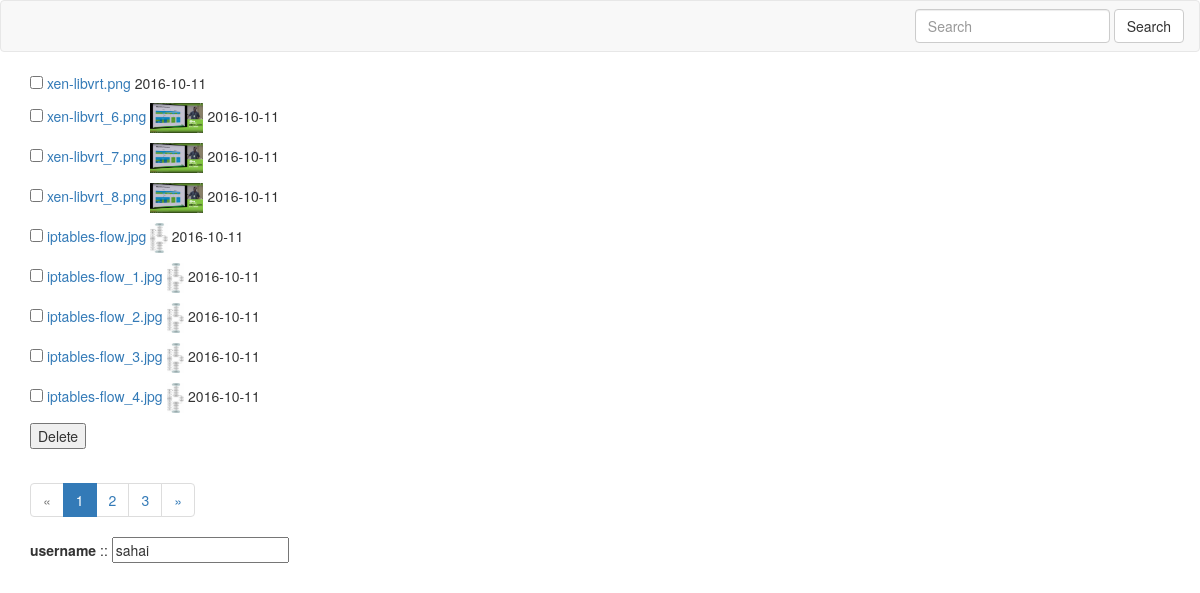
Page /list on the committed database.
### models.py (models this page shows, shortened)
class PostPic(db.Model):
    __tablename__ = "postpic"
    id = db.Column(db.Integer, primary_key=True)
    image = db.Column(db.String(255))
    link = db.Column(db.String(300))
    publish_date = db.Column(db.DateTime())
    @property
    def imgsrc(self):
        return upload_images.url(self.image)

### view.py (the view, shortened to what this page needs)
@app.route('/list', methods=["GET", "POST"])
def list():
    post = {
            "username" : "sahai",
            'email': "sahai@yahoo.com",
            'country_code': 64210,
        }
    objpost =  Dic2obj(**post)
    form = ListForm(request.form, obj=objpost )
    page =  request.args.get('page', type=int, default=1)
    data = PostPic.query.order_by(PostPic.id).paginate(page, list_per_page, error_out=False)
    if   int(data.pages) <  int(page):
        return redirect ( "%s?page=%s" %( url_for('list'), data.pages ) )
    return render_template('list.html', data=data, form=form)

### forms.py
class ListForm(Form):
	username = StringField ("username", validators=[DataRequired()])
	email = StringField("email", validators=[Email()])
	country_code = IntegerField('country Code', validators=[DataRequired()])
	language = SelectField(u'Programming Language', choices=[('cpp', 'C++'), ('py', 'Python'), ('text', 'Plain Text')])
	available = SelectMultipleField('Available', choices=[('1','1'),('2','2')])

### templates/list.html (shortened to what this page needs)
{% extends  "base.html" %}
{% block content %}
	{% from "_iter_pageshelp.html" import render_pagination %}
	<form action="" method="POST">
		{% for lists in data.items %}
			<p>
			<input type="checkbox" name="imageid" value="{{ lists.id }}" >
				{% if lists.link %}
					<a href="{{ url_for('show', path_id=lists.link ) }} "> {{  lists.image }} </a>
					<img src='{{ lists.imgsrc }}' height="30px" />
				{% else %}
					<a href="{{ url_for('show', path_id="aabbccdd" ) }} "> {{  lists.image }} </a>
				{% endif %}
					{{  lists.publish_date.strftime('%Y-%m-%d') }}
			</p>
		{% endfor %}
		<p> <input type="submit" value="Delete"> </p>
</form>
	{{ render_pagination(data, "list") }}
{{ form.username.label }}  :: {{ form.username }}
{% endblock %}

### templates/base.html (shortened to what this page needs)
<html>
<head>
	{% include 'script.html' %}
</head>
<body>
 {% include 'navbar.html' %}
<div class="container">
{% block content %} {% endblock %}
</body>
<html>

### templates/script.html (shortened to what this page needs)
<link href="{{ url_for('static', filename="css/bootstrap.min.css") }}" rel="stylesheet">
<link href='{{ url_for("static", filename="css/fileinput.min.css") }}' media="all" rel="stylesheet" type="text/css" />

### templates/navbar.html
<nav class="navbar navbar-default">
  <div class="container-fluid">
   <form class="navbar-form navbar-right" role="search">
    <div class="form-group">
      <input type="text" class="form-control" placeholder="Search">
    </div>
    <button type="submit" class="btn btn-default">Search</button>
  </form>
  </div>
</nav>

### templates/_iter_pageshelp.html
{% macro render_pagination(pagination, endpoint) %}
<nav aria-label="...">
  <ul class="pagination">
  {% if pagination.has_prev %}
   <li> <a href='{{ url_for(endpoint, page=pagination.prev_num) }}' aria-label="Previous">&laquo;</a> </li>
  {% else %}
    <li class="disabled"><a href="#" aria-label="Previous">
      <span aria-hidden="true">&laquo;</span></a>
    </li>
  {% endif %}
  {%- for page in pagination.iter_pages() %}
    {% if page %}
      {% if page != pagination.page %}
        <li> <a href="{{ url_for(endpoint, page=page) }}">{{ page }}</a> </li>
      {% else %}
        <li class="active"> <span> {{ page }} <span class="sr-only">(current)</span><span> </li>
      {% endif %}
    {% else %}
      <li> <span class=ellipsis>…</span> </li>
    {% endif %}
  {%- endfor %}
  {% if pagination.has_next %}
   <li> <a href='{{ url_for(endpoint, page=pagination.next_num) }}' aria-label="Next"> &raquo;</a></li>
  {% else %}
    <li class="disabled"><a href="#" aria-label="Next">
      <span aria-hidden="true">&raquo;</span></a>
    </li>
  {% endif %}
  </ul>
</nav>
{% endmacro %}

### rows in the picture
PostPic: image "xen-libvrt.png", publish_date "2016-10-11"
PostPic: image "xen-libvrt_6.png", imgsrc (picture), publish_date "2016-10-11"
PostPic: image "xen-libvrt_7.png", imgsrc (picture), publish_date "2016-10-11"
PostPic: image "xen-libvrt_8.png", imgsrc (picture), publish_date "2016-10-11"
PostPic: image "iptables-flow.jpg", imgsrc (picture), publish_date "2016-10-11"
PostPic: image "iptables-flow_1.jpg", imgsrc (picture), publish_date "2016-10-11"
PostPic: image "iptables-flow_2.jpg", imgsrc (picture), publish_date "2016-10-11"
PostPic: image "iptables-flow_3.jpg", imgsrc (picture), publish_date "2016-10-11"
PostPic: image "iptables-flow_4.jpg", imgsrc (picture), publish_date "2016-10-11"

### other values in the picture
{{ page }} "1"
{{ page }} "2" "3"
